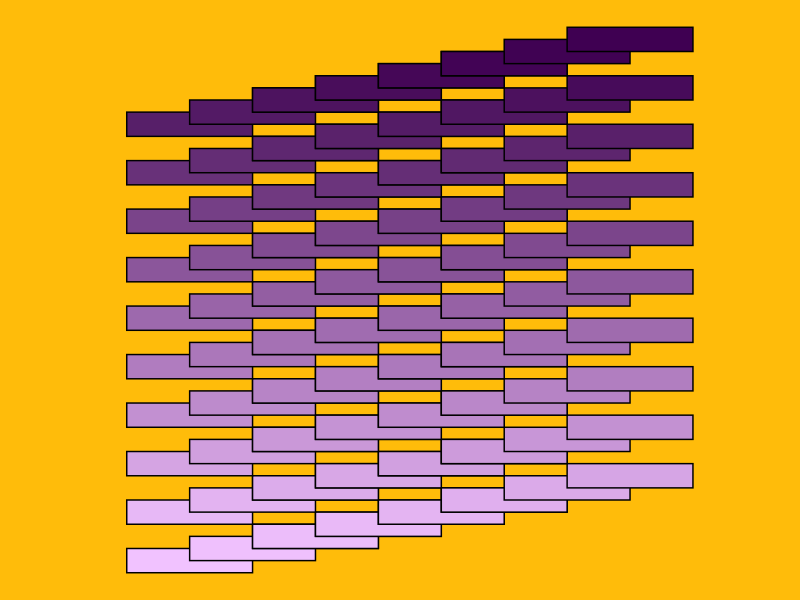

Generate this figure with R: (Note: this script raises an error after producing the figure.)
## ---- chunk 1
knitr::opts_chunk$set(echo = TRUE)
## ---- chunk 2
library(tidyverse)
## ---- chunk 3
#### create dataframe ####
num_square_high <- 10
num_square_long <- 6 
start <- 0
x1 <- c()
x2 <- c()
y1 <- c()
y2 <- c()
for (i in seq(num_square_long)) {
  x1_i = c(rep(start,num_square_high), rep(start+1,num_square_high))
  y1_i = c(seq(start+1,length.out = num_square_high, by=2), seq(start+2,length.out = num_square_high, by=2))
  x2_i = c(rep(start+1,num_square_high), rep(start+2,num_square_high))
  y2_i = c(seq(start+2,length.out = num_square_high, by=2), seq(start+3,length.out = num_square_high, by=2))
  x1 <- c(x1, x1_i)
  x2 <- c(x2, x2_i)
  y1 <- c(y1, y1_i)
  y2 <- c(y2, y2_i)
  start <- start + .5
}
d=data.frame(x1=x1, x2=x2, y1=y1, y2=y2)

d <- d %>%
  arrange(y1) %>%
  mutate(id2 = seq(1,nrow(.)))
d$id2 <- as.factor(d$id2)

#### plot ####
ggplot() +
  geom_rect(data=d, mapping=aes(xmin=x1, xmax=x2, ymin=y1, ymax=y2, fill=as.numeric(id2)), 
            color="black") +
  scale_fill_gradient(low="#F1C2FF", high="#3F0052") +
  theme_void() +
  theme(plot.margin = unit(c(bottom=0, left=2, top=0, right=2.5),"cm"),
        legend.position = "none",
        plot.background = element_rect(fill="#FFBC0A", color=NA))+
  ggsave("4-42.png", height=10)
## ---- chunk 4
#### create dataframe ####
set.seed(9)
num_square_high <- 6
num_square_long <- 5 
start <- 0
x1 <- c()
x2 <- c()
y1 <- c()
y2 <- c()
f <- c()
for (i in seq(num_square_long)) {
  x1_i = c(rep(start,num_square_high), rep(start+1,num_square_high))
  y1_i = c(seq(1,length.out = num_square_high, by=2), seq(2,length.out = num_square_high, by=2))
  x2_i = c(rep(start+1,num_square_high), rep(start+2,num_square_high))
  y2_i = c(seq(2,length.out = num_square_high, by=2), seq(3,length.out = num_square_high, by=2))
  f_i <- rep(sample(LETTERS, size = 1, replace = F), num_square_high)
  x1 <- c(x1, x1_i)
  x2 <- c(x2, x2_i)
  y1 <- c(y1, y1_i)
  y2 <- c(y2, y2_i)
  f <- c(f, f_i)
  start <- start + 2
}
d=data.frame(x1=x1, x2=x2, y1=y1, y2=y2, f=f)
## ---- chunk 5
# add sampling of different colors
d$f <- sort(rep(sample(LETTERS, size = 6, replace = F), num_square_long))

ggplot() +
  geom_rect(data=d, mapping=aes(xmin=x1, xmax=x2, ymin=y1, ymax=y2, fill=f), color="black") +
  geom_rect(data=d, mapping=aes(xmin=x1+.25, xmax=x2-.25, ymin=y1+.25, ymax=y2-.25), 
            fill="#faf0e6", color="black",size=.3) +
  theme_void() +
  theme(plot.background = element_rect(fill = "#faf0e6", color=NA),
        panel.background = element_rect(fill = "#faf0e6", color=NA),
        legend.position = "none") +
  scale_fill_manual(values = c("#D45113", "#F9A03F", "#018E42", "#454E9E", "#190E4F", "#A53860")) +
  ggsave("plot5-23-2.png", width=2.6, height=3)

ggplot() +
  geom_rect(data=d, mapping=aes(xmin=x1, xmax=x2, ymin=y1, ymax=y2, fill=f), color="black") +
  geom_rect(data=d, mapping=aes(xmin=x1+.25, xmax=x2-.25, ymin=y1+.25, ymax=y2-.25), 
            fill="#faf0e6", color="black",size=.3) +
  geom_rect(data=d, mapping=aes(xmin=(x1+.25)-1, xmax=(x2-.25)-1, ymin=y1+.25, ymax=y2-.25), 
            fill="#faf0e6", color="black",size=.3) +
    geom_rect(data=d, mapping=aes(xmin=(x1+.25)+1, xmax=(x2-.25)+1, ymin=y1+.25, ymax=y2-.25), 
            fill="#faf0e6", color="black",size=.3) +
  theme_void() +
  theme(plot.background = element_rect(fill = "#faf0e6", color=NA),
        panel.background = element_rect(fill = "#faf0e6", color=NA),
        legend.position = "none") +
  scale_fill_manual(values = c("#D45113", "#F9A03F", "#018E42", "#454E9E", "#190E4F", "#A53860")) +
  ggsave("plot5-24-2.png", width=3, height=3)

ggplot() +
  geom_rect(data=d, mapping=aes(xmin=x1, xmax=x2, ymin=y1, ymax=y2, fill=f), color="black") +
  geom_rect(data=d, mapping=aes(xmin=x1+.25, xmax=x2-.25, ymin=y1+.25, ymax=y2-.25), 
            fill="#faf0e6", color="black",size=.3) +
  geom_rect(data=d, mapping=aes(xmin=(x1+.25)-1, xmax=(x2-.25)-1, ymin=y1+.25, ymax=y2-.25, fill=f), 
            color="black",size=.3) +
  geom_rect(data=d, mapping=aes(xmin=(x1+.25)+1, xmax=(x2-.25)+1, ymin=y1+.25, ymax=y2-.25, fill=f), 
            color="black",size=.3) +
  theme_void() +
  theme(plot.background = element_rect(fill = "#faf0e6", color=NA),
        panel.background = element_rect(fill = "#faf0e6", color=NA),
        legend.position = "none") +
  scale_fill_manual(values = c("#D45113", "#F9A03F", "#018E42", "#454E9E", "#190E4F", "#A53860")) +
  ggsave("plot5-24-3.png", width=3, height=3)

ggplot() +
  geom_rect(data=d, mapping=aes(xmin=x1, xmax=x2, ymin=y1, ymax=y2, fill=f), color="black") +
  geom_rect(data=d, mapping=aes(xmin=x1+.25, xmax=x2-.25, ymin=y1+.25, ymax=y2-.25), 
            fill="#faf0e6", color="black",size=.3) +
  geom_rect(data=d, mapping=aes(xmin=(x1+.25)-1, xmax=(x2-.25)-1, ymin=y1+.25, ymax=y2-.25, fill=f), 
            color="black",size=.3) +
  geom_rect(data=d, mapping=aes(xmin=(x1+.25)+1, xmax=(x2-.25)+1, ymin=y1+.25, ymax=y2-.25, fill=f), 
            color="black",size=.3) +
  geom_rect(data=d, mapping=aes(xmin=(x1+.25), xmax=(x2-.25), ymin=(y1+.25)+1, ymax=(y2-.25)+1, fill=f), 
            color="black",size=.3) +
  geom_rect(data=d, mapping=aes(xmin=(x1+.25)+1, xmax=(x2-.25)+1, ymin=(y1+.25)-1, ymax=(y2-.25)-1, fill=f), 
            color="black",size=.3) +
  theme_void() +
  theme(plot.background = element_rect(fill = "#faf0e6", color=NA),
        panel.background = element_rect(fill = "#faf0e6", color=NA),
        legend.position = "none") +
  scale_fill_manual(values = c("#D45113", "#F9A03F", "#018E42", "#454E9E", "#190E4F", "#A53860")) +
  ggsave("plot5-24-4.png", width=3, height=3)

ggplot() +
  geom_rect(data=d, mapping=aes(xmin=x1, xmax=x2, ymin=y1, ymax=y2, fill=f), color="black") +
  geom_rect(data=d, mapping=aes(xmin=x1+.25, xmax=x2-.25, ymin=y1+.25, ymax=y2-.25), 
            fill="#faf0e6", color="black",size=.3) +
  geom_rect(data=d, mapping=aes(xmin=(x1+.25)-1, xmax=(x2-.25)-1, ymin=y1+.25, ymax=y2-.25, fill=f), 
            color="black",size=.3) +
  geom_rect(data=d, mapping=aes(xmin=(x1+.25)+1, xmax=(x2-.25)+1, ymin=y1+.25, ymax=y2-.25, fill=f), 
            color="black",size=.3) +
  geom_rect(data=d, mapping=aes(xmin=(x1+.25), xmax=(x2-.25), ymin=(y1+.25)+1, ymax=(y2-.25)+1, fill=f), 
            color="black",size=.3) +
  geom_rect(data=d, mapping=aes(xmin=(x1+.25), xmax=(x2-.25), ymin=(y1+.25)-1, ymax=(y2-.25)-1, fill=f), 
            color="black",size=.3) +
  theme_void() +
  theme(plot.background = element_rect(fill = "#faf0e6", color=NA),
        panel.background = element_rect(fill = "#faf0e6", color=NA),
        legend.position = "none") +
  scale_fill_manual(values = c("#D45113", "#F9A03F", "#018E42", "#454E9E", "#190E4F", "#A53860")) +
  ggsave("plot5-24-5.png", width=3, height=3)

ggplot() +
  geom_rect(data=d, mapping=aes(xmin=x1, xmax=x2, ymin=y1, ymax=y2, fill=f), color="black") +
  geom_rect(data=d, mapping=aes(xmin=x1+.25, xmax=x2-.25, ymin=y1+.25, ymax=y2-.25), 
            fill="#faf0e6", color="black",size=.3) +
  geom_rect(data=d, mapping=aes(xmin=(x1+.25)-1, xmax=(x2-.25)-1, ymin=y1+.25, ymax=y2-.25, fill=f), 
            color="black",size=.3) +
  geom_rect(data=d, mapping=aes(xmin=(x1+.25)+1, xmax=(x2-.25)+1, ymin=y1+.25, ymax=y2-.25, fill=f), 
            color="black",size=.3) +
  geom_rect(data=d, mapping=aes(xmin=(x1+.25)+1, xmax=(x2-.25), ymin=(y1+.25)+1, ymax=(y2-.25)+1, fill=f), 
            color="black",size=.3) +
  geom_rect(data=d, mapping=aes(xmin=(x1+.25), xmax=(x2-.25), ymin=(y1+.25)-1, ymax=(y2-.25)-1, fill=f), 
            color="black",size=.3) +
  theme_void() +
  theme(plot.background = element_rect(fill = "#faf0e6", color=NA),
        panel.background = element_rect(fill = "#faf0e6", color=NA),
        legend.position = "none") +
  scale_fill_manual(values = c("#D45113", "#F9A03F", "#018E42", "#454E9E", "#190E4F", "#A53860")) +
  ggsave("plot5-24-6.png", width=3, height=3)

ggplot() +
  geom_rect(data=d, mapping=aes(xmin=x1, xmax=x2, ymin=y1, ymax=y2, fill=f), color="black") +
  geom_rect(data=d, mapping=aes(xmin=x1+.25, xmax=x2-.25, ymin=y1+.25, ymax=y2-.25), 
            fill="#faf0e6", color="black",size=.3) +
  geom_rect(data=d, mapping=aes(xmin=(x1+.25)-1, xmax=(x2-.25)-1, ymin=y1+.25, ymax=y2-.25, fill=f), 
            color="black",size=.3) +
  geom_rect(data=d, mapping=aes(xmin=(x1+.25)+1, xmax=(x2-.25)+1, ymin=y1+.25, ymax=y2-.25, fill=f), 
            color="black",size=.3) +
  geom_rect(data=d, mapping=aes(xmin=(x1+.25)+1, xmax=(x2-.25), ymin=(y1+.25)+1, ymax=(y2-.25)+1, fill=f), 
            color="black",size=.3) +
  geom_rect(data=d, mapping=aes(xmin=(x1+.25), xmax=(x2-.25)-1, ymin=(y1+.25)-1, ymax=(y2-.25)-1, fill=f), 
            color="black",size=.3) +
  theme_void() +
  theme(plot.background = element_rect(fill = "#faf0e6", color=NA),
        panel.background = element_rect(fill = "#faf0e6", color=NA),
        legend.position = "none") +
  scale_fill_manual(values = c("#D45113", "#F9A03F", "#018E42", "#454E9E", "#190E4F", "#A53860")) +
  ggsave("plot5-24-62.png", width=3, height=3)

ggplot() +
  geom_rect(data=d, mapping=aes(xmin=x1, xmax=x2, ymin=y1, ymax=y2, fill=f), color="black") +
  geom_rect(data=d, mapping=aes(xmin=x1+.25, xmax=x2-.25, ymin=y1+.25, ymax=y2-.25), 
            fill="#faf0e6", color="black",size=.3) +
  geom_rect(data=d, mapping=aes(xmin=(x1+.25)-1, xmax=(x2-.25)-1, ymin=y1+.25, ymax=y2-.25, fill=f), 
            color="black",size=.3) +
  geom_rect(data=d, mapping=aes(xmin=(x1+.25)+1, xmax=(x2-.25)+1, ymin=y1+.25, ymax=y2-.25, fill=f), 
            color="black",size=.3) +
  geom_rect(data=d, mapping=aes(xmin=(x1+.25)+1, xmax=(x2-.25)+1, ymin=(y1+.25)+1, ymax=(y2-.25)+1, fill=f), 
            color="black",size=.3) +
  geom_rect(data=d, mapping=aes(xmin=(x1+.25), xmax=(x2-.25), ymin=(y1+.25)-1, ymax=(y2-.25)-1, fill=f), 
            color="black",size=.3) +
  theme_void() +
  theme(plot.background = element_rect(fill = "#faf0e6", color=NA),
        panel.background = element_rect(fill = "#faf0e6", color=NA),
        legend.position = "none") +
  scale_fill_manual(values = c("#D45113", "#F9A03F", "#018E42", "#454E9E", "#190E4F", "#A53860")) +
  ggsave("plot5-24-64.png", width=3, height=3)


ggplot() +
  geom_rect(data=d, mapping=aes(xmin=x1, xmax=x2, ymin=y1, ymax=y2, fill=f), color="black") +
  geom_rect(data=d, mapping=aes(xmin=x1+.25, xmax=x2-.25, ymin=y1+.25, ymax=y2-.25), 
            fill="#faf0e6", color="black",size=.3) +
  geom_rect(data=d, mapping=aes(xmin=(x1+.25)-1, xmax=(x2-.25)-1, ymin=y1+.25, ymax=y2-.25, fill=f), 
            color="black",size=.3) +
  geom_rect(data=d, mapping=aes(xmin=(x1+.25)+1, xmax=(x2-.25)+1, ymin=y1+.25, ymax=y2-.25, fill=f), 
            color="black",size=.3) +
  geom_rect(data=d, mapping=aes(xmin=(x1+.25)-1, xmax=(x2-.25)-1, ymin=(y1+.25)+1, ymax=(y2-.25)+1, fill=f), 
            color="black",size=.3) +
  geom_rect(data=d, mapping=aes(xmin=(x1+.25), xmax=(x2-.25), ymin=(y1+.25)-1, ymax=(y2-.25)-1, fill=f), 
            color="black",size=.3) +
  theme_void() +
  theme(plot.background = element_rect(fill = "#faf0e6", color=NA),
        panel.background = element_rect(fill = "#faf0e6", color=NA),
        legend.position = "none") +
  scale_fill_manual(values = c("#D45113", "#F9A03F", "#018E42", "#454E9E", "#190E4F", "#A53860")) +
  ggsave("plot5-24-7.png", width=3, height=3)
